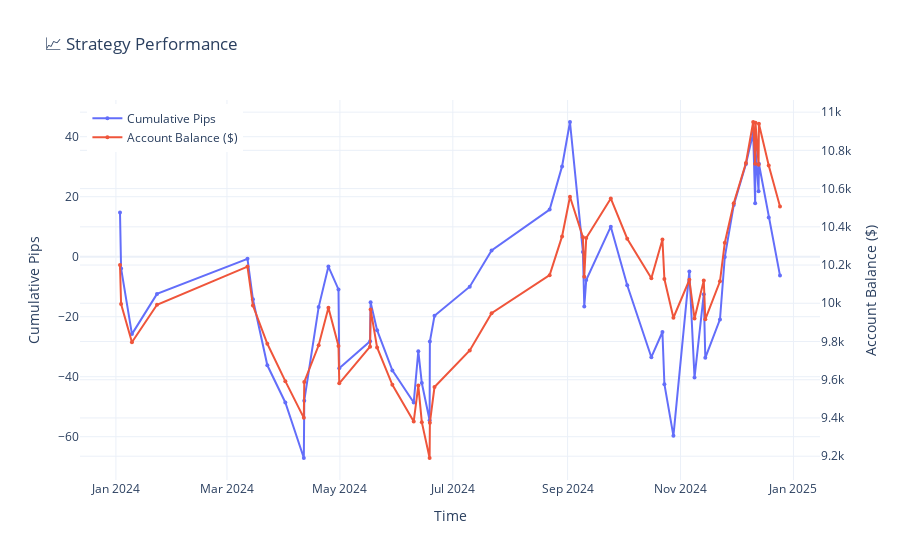

Here is the notebook cell this chart was saved with:
### Code cell
pairs = ["EUR_USD"]
granularities = ['M5']

for pair in pairs:
    for g in granularities:
        print(f"{pair} {g}")
        df = pd.read_pickle(f"../backtesting/results/{pair}_{g}_analyzed.pkl")
        summarize_trades(df)
